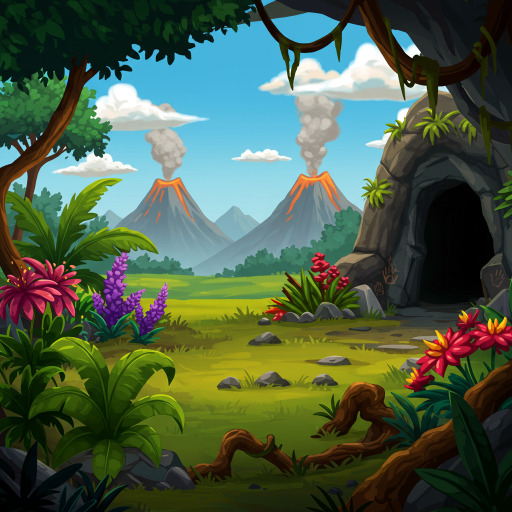
#> input picture assets/images/lixo/bg_jungle.png, 1024 x 1024 px, found by its file name (shown at 1/2 size)
$ python process_background.py
#> lines starting #> are read from the running program, lines starting #| are printed output that depends on the picture
#> in process_background_image, img is the input picture: PIL image 1024x1024 RGB; mean R, G, B 74.5, 93.1, 70.1
import os
from PIL import Image, UnidentifiedImageError

# --- Configurações ---

# !!! IMPORTANTE: Atualize este caminho para onde você salvou a imagem quadrada original!!!
INPUT_IMAGE_PATH = r"C:\wamp64\www\giros-primitivos\assets\images\bg_jungle.png" # Exemplo: Use r"..." no Windows para evitar problemas com '\'

# Caminho onde a imagem processada será salva (dentro da estrutura do projeto)
OUTPUT_DIR = os.path.join("assets", "images", "backgrounds")
OUTPUT_FILENAME = "bg_jungle.png" # Salvar como PNG para manter qualidade (ou .jpg se preferir)
OUTPUT_IMAGE_PATH = os.path.join(OUTPUT_DIR, OUTPUT_FILENAME)

# Dimensões FINAIS desejadas para o jogo (Aspect Ratio 4:3)
TARGET_WIDTH = 1024
TARGET_HEIGHT = 768

# --- Fim das Configurações ---

def crop_to_aspect_ratio(img, target_aspect_ratio):
    """Recorta a imagem no centro para atingir o aspect ratio alvo."""
#> called with target_aspect_ratio = 1.33
    original_width, original_height = img.size
#> original_width = 1024; original_height = 1024
    original_aspect_ratio = original_width / original_height
#> original_aspect_ratio = 1

    print(f"Original dimensions: {original_width}x{original_height} (Ratio: {original_aspect_ratio:.2f})")
#| Original dimensions: 1024x1024 (Ratio: 1.00)
    print(f"Target aspect ratio: {target_aspect_ratio:.2f}")

    if abs(original_aspect_ratio - target_aspect_ratio) < 0.01:
        print("Image already has target aspect ratio. No crop needed.")
        return img # Retorna a imagem original se já estiver no aspect ratio correto

    if original_aspect_ratio > target_aspect_ratio:
        # Imagem original é mais LARGA que o alvo (ex: 16:9 original -> 4:3 alvo)
        # Precisa cortar as laterais
        target_width = int(target_aspect_ratio * original_height)
        margin = (original_width - target_width) // 2
        crop_box = (margin, 0, original_width - margin, original_height)
        print(f"Cropping sides. Box: {crop_box}")
    else:
        # Imagem original é mais ALTA que o alvo (ex: 1:1 original -> 4:3 alvo)
        # Precisa cortar topo/base - NOSSO CASO (1:1 -> 4:3)
        target_height = int(original_width / target_aspect_ratio)
#> target_height = 768
        margin = (original_height - target_height) // 2
#> margin = 128
        # Box: (left, upper, right, lower)
        crop_box = (0, margin, original_width, original_height - margin)
#> crop_box = (0, 128, 1024, 896)
        print(f"Cropping top/bottom. Box: {crop_box}")
#| Cropping top/bottom. Box: (0, 128, 1024, 896)

    return img.crop(crop_box)
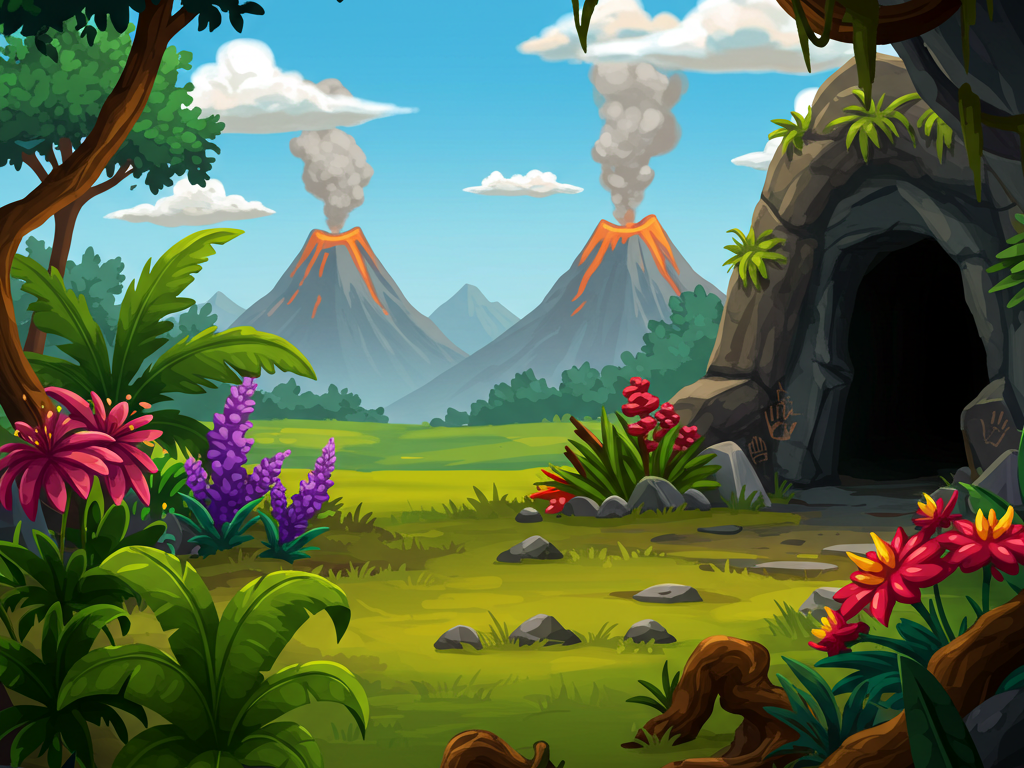
#> returned value: PIL image 1024x768 RGB; mean R, G, B 89.2, 108, 80.5

def process_background_image(input_path, output_path, final_width, final_height):
    """Carrega, recorta, redimensiona e salva a imagem de fundo."""
    print(f"Processing image: {input_path}")

    if not os.path.exists(input_path):
        print(f"ERRO: Arquivo de entrada não encontrado em '{input_path}'")
        return False

    try:
        with Image.open(input_path) as img:
            # 1. Recortar para o Aspect Ratio 4:3 (ou o que for definido por final_width/final_height)
            target_aspect = final_width / final_height
            cropped_img = crop_to_aspect_ratio(img, target_aspect)
            print(f"Cropped dimensions: {cropped_img.size[0]}x{cropped_img.size[1]}")
#| Cropped dimensions: 1024x768

            # 2. Redimensionar para as dimensões finais do jogo
            print(f"Resizing to: {final_width}x{final_height}")
            # Usar Image.Resampling.LANCZOS para melhor qualidade
            resized_img = cropped_img.resize((final_width, final_height), Image.Resampling.LANCZOS)

            # 3. Garantir que o diretório de saída exista
            output_dir = os.path.dirname(output_path)
            os.makedirs(output_dir, exist_ok=True)
            print(f"Ensured output directory exists: {output_dir}")

            # 4. Salvar a imagem final
            resized_img.save(output_path)
            print(f"Successfully saved processed image to: {output_path}")
            return True

    except UnidentifiedImageError:
        print(f"ERRO: Não foi possível identificar o formato da imagem em '{input_path}'. É um arquivo de imagem válido?")
        return False
    except Exception as e:
        print(f"ERRO inesperado durante o processamento da imagem: {e}")
        return False

# --- Execução do Script ---
if __name__ == "__main__":
    if process_background_image(INPUT_IMAGE_PATH, OUTPUT_IMAGE_PATH, TARGET_WIDTH, TARGET_HEIGHT):
        print("\nProcessamento concluído com sucesso!")
    else:
        print("\nProcessamento falhou.")
